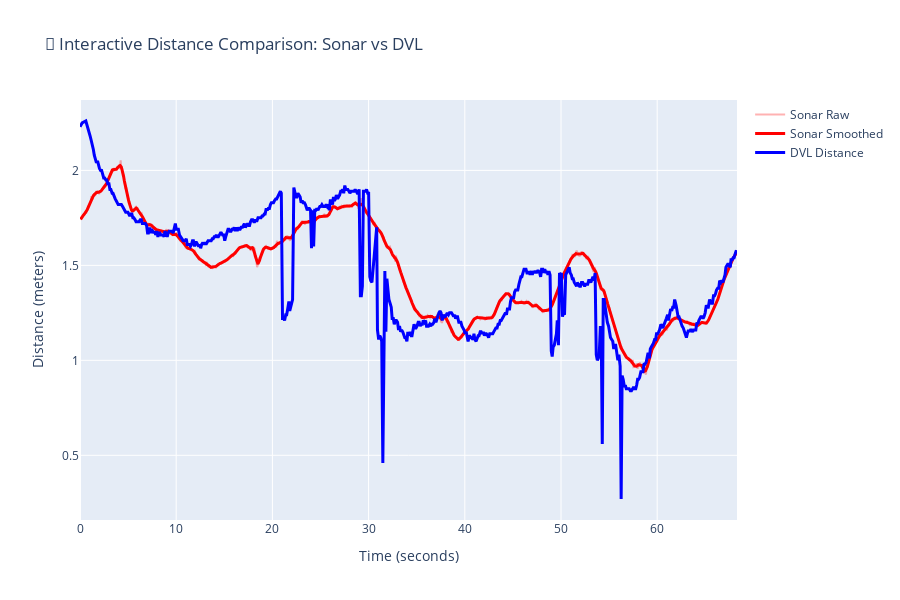

The code cell stored with this chart in its notebook:
### Code cell
fig, comparison_stats = iau.ComparisonEngine.compare_sonar_vs_dvl(distance_results, raw_data, sonar_coverage_m=sonar_coverage_meters, sonar_image_size=image_shape[0], use_plotly=True)
fig.show()

### Figure 1 — Plotly figure (JSON) as saved in the notebook; plotly's stock layout.template omitted (floating-point values rounded to 4 significant figures; data arrays with more than 128 entries replaced by an {"elided": "..."} marker saying what was removed)
{"data": [{"line": {"color": "rgba(255,0,0,0.3)"}, "mode": "lines", "name": "Sonar Raw", "type": "scatter", "x": {"elided": "1098 float values"}, "xaxis": "x", "y": {"elided": "1098 float values"}, "yaxis": "y"}, {"line": {"color": "red", "width": 3}, "mode": "lines", "name": "Sonar Smoothed", "type": "scatter", "x": {"elided": "1098 float values"}, "xaxis": "x", "y": {"elided": "1098 float values"}, "yaxis": "y"}, {"line": {"color": "blue", "width": 3}, "mode": "lines", "name": "DVL Distance", "type": "scatter", "x": {"elided": "613 float values"}, "xaxis": "x", "y": {"elided": "613 float values"}, "yaxis": "y"}], "layout": {"height": 600, "hovermode": "x unified", "title": {"text": "🔄 Interactive Distance Comparison: Sonar vs DVL"}, "xaxis": {"anchor": "y", "domain": [0, 1], "showgrid": true, "title": {"text": "Time (seconds)"}}, "yaxis": {"anchor": "x", "domain": [0, 1], "showgrid": true, "title": {"text": "Distance (meters)"}}}}
